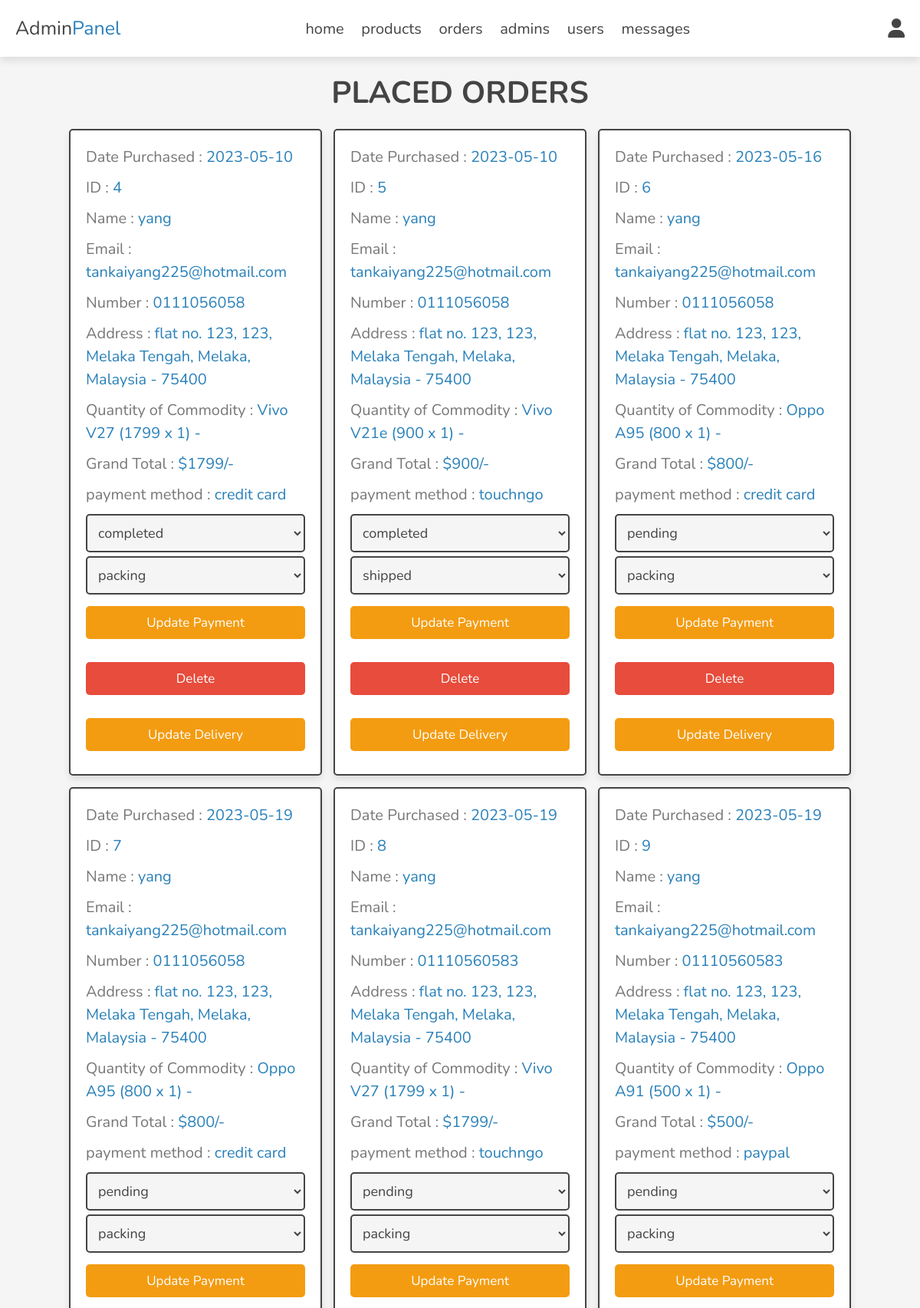
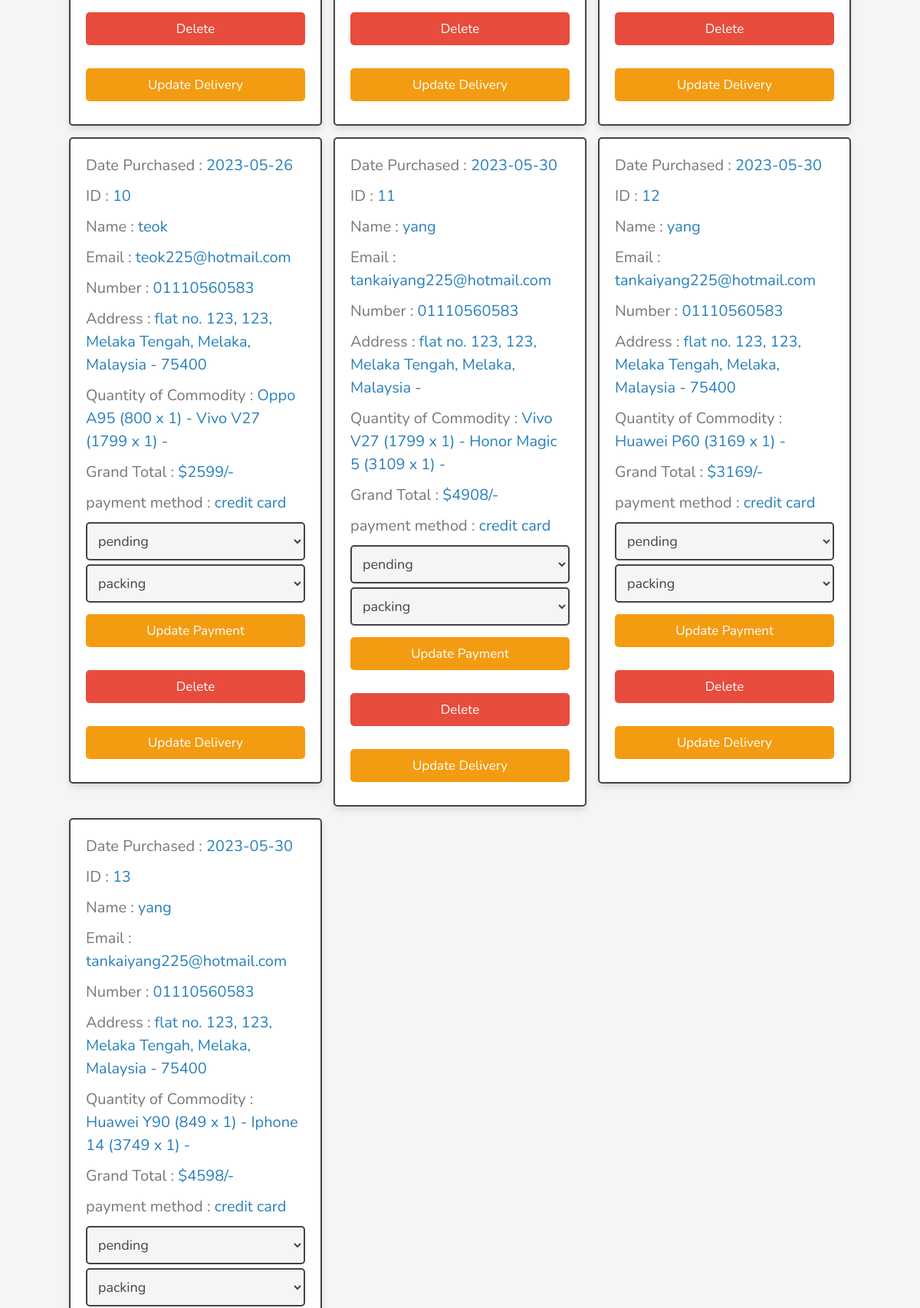
/admin/placed_orders.php (signed in, upper part), run on the app's committed database (2 pictures, top to bottom).
### tables this page shows
CREATE TABLE `orders` (
  `id` int(100) NOT NULL,
  `user_id` int(100) NOT NULL,
  `name` varchar(20) NOT NULL,
  `number` varchar(20) NOT NULL,
  `email` varchar(50) NOT NULL,
  `method` varchar(50) NOT NULL,
  `address` varchar(500) NOT NULL,
  `total_products` varchar(1000) NOT NULL,
  `total_price` int(100) NOT NULL,
  `placed_on` date NOT NULL DEFAULT current_timestamp(),
  `payment_status` varchar(20) NOT NULL DEFAULT 'pending',
  `delivery_status` varchar(20) NOT NULL DEFAULT 'packing'
);

### admin/placed_orders.php (the view, shortened to what this page needs)
<?php
include '../components/connect.php';
?>
<!DOCTYPE html>
<html lang="en">
<head>
   <link rel="stylesheet" href="https://cdnjs.cloudflare.com/ajax/libs/font-awesome/6.1.1/css/all.min.css">
   <link rel="stylesheet" href="../css/admin_style.css">
</head>
<body>
<?php include '../components/admin_header.php'; ?>
<section class="orders">
<h1 class="heading">placed orders</h1>
<div class="box-container">
   <?php
      $select_orders = $conn->prepare("SELECT * FROM `orders`");
      $select_orders->execute();
      if($select_orders->rowCount() > 0){
         while($fetch_orders = $select_orders->fetch(PDO::FETCH_ASSOC)){
   ?>
   <div class="box">
      <p> Date Purchased : <span><?= $fetch_orders['placed_on']; ?></span> </p>
      <p> ID : <span><?= $fetch_orders['id']; ?></span> </p>
      <p> Name : <span><?= $fetch_orders['name']; ?></span> </p>
      <p> Email : <span><?= $fetch_orders['email']; ?></span> </p>
      <p> Number : <span><?= $fetch_orders['number']; ?></span> </p>
      <p> Address : <span><?= $fetch_orders['address']; ?></span> </p>
      <p> Quantity of Commodity : <span><?= $fetch_orders['total_products']; ?></span> </p>
      <p> Grand Total : <span>$<?= $fetch_orders['total_price']; ?>/-</span> </p>
      <p> payment method : <span><?= $fetch_orders['method']; ?></span> </p>
      <form action="" method="post">
         <select name="payment_status" class="select">
            <option selected disabled><?= $fetch_orders['payment_status']; ?></option>
         </select>
          <select name="delivery_status" class="select">
               <option selected disabled><?= $fetch_orders['delivery_status']; ?></option>
            </select>
<div class="flex-btn">
  <input type="submit" value="update payment" class="option-btn" name="update_payment">
  <a href="placed_orders.php?delete=<?= $fetch_orders['id']; ?>" class="delete-btn" onclick="return confirm('delete this order?');">delete</a>
  <input type="submit" value="update delivery" class="option-btn" name="update_delivery">
</div>
      </form>
   </div>
   <?php
         }
      }else{
         echo '<p class="empty">no orders placed yet!</p>';
      }
   ?>
</div>
</section>

### css/admin_style.css (style rules this page uses)
:root { --main-color:#2980b9; --orange:#f39c12; --red:#e74c3c; --black:#444; --white:#fff; --light-color:#777; --light-bg:#f5f5f5; --border:.2rem solid var(--black); --box-shadow:0 .5rem 1rem rgba(0,0,0,.1); }
* { font-family: 'Nunito', sans-serif; margin:0; padding:0; box-sizing: border-box; outline: none; border:none; text-decoration: none; }
html { font-size: 62.5%; overflow-x: hidden; }
body { background-color: var(--light-bg); }
section { padding:2rem; max-width: 1200px; margin:0 auto; }
.heading { font-size: 4rem; color:var(--black); margin-bottom: 2rem; text-align: center; text-transform: uppercase; }
.btn, .delete-btn, .option-btn { display: block; width: 100%; margin-top: 1rem; border-radius: .5rem; padding:1rem 3rem; font-size: 1.7rem; text-transform: capitalize; color:var(--white); cursor: pointer; text-align: center; }
.option-btn { background-color: var(--orange); }
.delete-btn { background-color: var(--red); }
.flex-btn { display: flex; gap:1rem; }
.orders .box-container { display: grid; grid-template-columns: repeat(auto-fit, 33rem); gap:1.5rem; align-items: flex-start; justify-content: center; }
.orders .box-container .box { padding:2rem; padding-top: 1rem; border-radius: .5rem; border:var(--border); background-color: var(--white); box-shadow: var(--box-shadow); }
.orders .box-container .box p { line-height: 1.5; font-size: 2rem; color:var(--light-color); margin:1rem 0; }
.orders .box-container .box p span { color:var(--main-color); }
.orders .box-container .select { margin-bottom: .5rem; width: 100%; background-color: var(--light-bg); padding:1rem; font-size: 1.8rem; color:var(--black); border-radius: .5rem; border:var(--border); }

### admin/placed_orders.php (style rules this page uses)
.flex-btn { display: flex; flex-direction: column; }
.flex-btn .option-btn, .flex-btn .delete-btn { margin-bottom: 10px; }

### data on the page
orders: placed_on "2023-05-10", id "4", name "yang", email "tankaiyang225@hotmail.com", number "0111056058", address "flat no. 123, 123, Melaka Tengah, Melaka, Malaysia - 75400", total_products "Vivo V27 (1799 x 1) -", total_price "1799", method "credit card", payment_status "completed", delivery_status "packing"
orders: placed_on "2023-05-10", id "5", name "yang", email "tankaiyang225@hotmail.com", number "0111056058", address "flat no. 123, 123, Melaka Tengah, Melaka, Malaysia - 75400", total_products "Vivo V21e (900 x 1) -", total_price "900", method "touchngo", payment_status "completed", delivery_status "shipped"
orders: placed_on "2023-05-16", id "6", name "yang", email "tankaiyang225@hotmail.com", number "0111056058", address "flat no. 123, 123, Melaka Tengah, Melaka, Malaysia - 75400", total_products "Oppo A95 (800 x 1) -", total_price "800", method "credit card", payment_status "pending", delivery_status "packing"
orders: placed_on "2023-05-19", id "7", name "yang", email "tankaiyang225@hotmail.com", number "0111056058", address "flat no. 123, 123, Melaka Tengah, Melaka, Malaysia - 75400", total_products "Oppo A95 (800 x 1) -", total_price "800", method "credit card", payment_status "pending", delivery_status "packing"
orders: placed_on "2023-05-19", id "8", name "yang", email "tankaiyang225@hotmail.com", number "01110560583", address "flat no. 123, 123, Melaka Tengah, Melaka, Malaysia - 75400", total_products "Vivo V27 (1799 x 1) -", total_price "1799", method "touchngo", payment_status "pending", delivery_status "packing"
orders: placed_on "2023-05-19", id "9", name "yang", email "tankaiyang225@hotmail.com", number "01110560583", address "flat no. 123, 123, Melaka Tengah, Melaka, Malaysia - 75400", total_products "Oppo A91 (500 x 1) -", total_price "500", method "paypal", payment_status "pending", delivery_status "packing"
orders: placed_on "2023-05-26", id "10", name "teok", email "teok225@hotmail.com", number "01110560583", address "flat no. 123, 123, Melaka Tengah, Melaka, Malaysia - 75400", total_products "Oppo A95 (800 x 1) - Vivo V27 (1799 x 1) -", total_price "2599", method "credit card", payment_status "pending", delivery_status "packing"
orders: placed_on "2023-05-30", id "11", name "yang", email "tankaiyang225@hotmail.com", number "01110560583", address "flat no. 123, 123, Melaka Tengah, Melaka, Malaysia -", total_products "Vivo V27 (1799 x 1) - Honor Magic 5 (3109 x 1) -", total_price "4908", method "credit card", payment_status "pending", delivery_status "packing"
orders: placed_on "2023-05-30", id "12", name "yang", email "tankaiyang225@hotmail.com", number "01110560583", address "flat no. 123, 123, Melaka Tengah, Melaka, Malaysia - 75400", total_products "Huawei P60 (3169 x 1) -", total_price "3169", method "credit card", payment_status "pending", delivery_status "packing"
orders: placed_on "2023-05-30", id "13", name "yang", email "tankaiyang225@hotmail.com", number "01110560583", address "flat no. 123, 123, Melaka Tengah, Melaka, Malaysia - 75400", total_products "Huawei Y90 (849 x 1) - Iphone 14 (3749 x 1) -", total_price "4598", method "credit card", payment_status "pending", delivery_status "packing"
